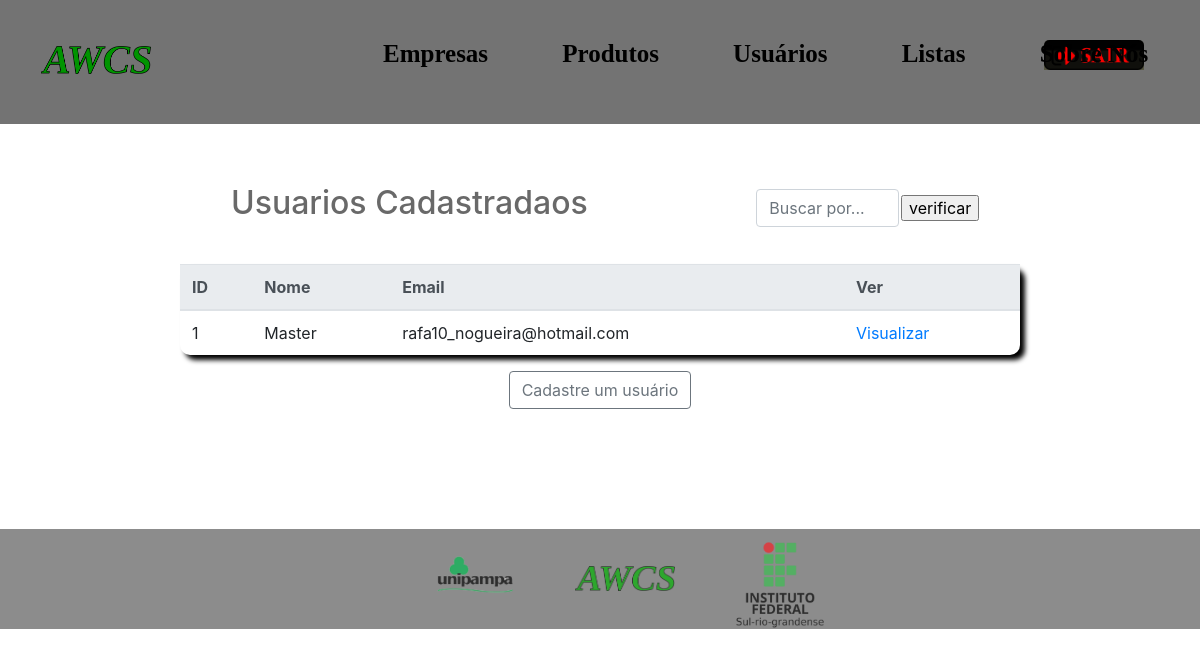
Screenshot of /usuarios/1-usuarios.php (signed in) with the database file from the repository.
### tables this page shows
CREATE TABLE `usuario` (
  `id` int(11) NOT NULL,
  `nome` varchar(30) DEFAULT NULL,
  `cpf` varchar(12) DEFAULT NULL,
  `cargo` set('Membro','Moderador','Administrador','Gerenciador') DEFAULT NULL,
  `email` varchar(100) DEFAULT NULL,
  `senha` varchar(18) DEFAULT NULL,
  `data_alt` date DEFAULT NULL,
  `data_cad` date DEFAULT NULL,
  `Usuario_alt` varchar(30) DEFAULT NULL,
  `Usuario_cad` varchar(30) DEFAULT NULL
);

### usuarios/1-usuarios.php (the view, shortened to what this page needs)
<?php
        include '../funcoes.php';
    ?>
<html>
    <head>
    <link rel="stylesheet" href="../atuali/main.css">
    <link rel="stylesheet" href="../atuali/main2.css">
    <link rel="stylesheet" href="https://stackpath.bootstrapcdn.com/bootstrap/4.3.1/css/bootstrap.min.css">
    </head>
    <body>
    <header>       <div class="cabes">
               <a href="../pag/pagina.php"> <img src="../pag/img/logoawcs.png" class="awcs"></a>
            <ul>
            <li><h3><a href="../empredit/0-empresa.php"><b>Empresas</b></a></h3></li>
                <li><h3><a href="../produto/0-prod.php"><b>Produtos</b></a></h3></li>
                <li><h3><a href=""><b>Usuários</b></a></h3></li>
                <li><h3><a href="../lista/0.1mostra.php"><b class="links_topo">Listas</b></a></h3></li>
                <li><h3><a href="../about.php"><b class="links_topo">Sobre Nós</b></a></h3></li>
        </ul>
        <div class="sair">
                <a href="../login/logout.php"><div class="sair-1"></div></a>
        </div>
    </div>
</header>
<section>
        <?php
                        $busca=mysqli_query($banco_de_dados,"select * from usuario order by id asc ");
                  $linha = mysqli_fetch_all($busca,MYSQLI_ASSOC);
                    ?>
                     <div class="cab_da_tab">
                <h2>Usuarios Cadastradaos</h2>
                <div class="col-lg-3">
                <div class="input-group">
                        <table><tr>
                        <form action="" method="POST" enctype="multipart/form-data" id="formP">
                        <td>
                        <input type="text" class="form-control" id="palavra" placeholder="Buscar por...">
                        </td><td>
                         <input type="submit" value="verificar">
                         </td>
                        </form>
                         </tr></table>
                    </div>
                    </div>
                </div>
                <div class="tabela"  id='tabelap'>
                <table class="table table-hover">
                              <thead class="thead-light">
                                        <tr>
                                        <th scope="col">ID</th>
                                        <th scope="col">Nome</th>
                                        <th scope="col">Email</th>
                                        <th scope="col">Ver</th>
                                        </tr>
                                </thead>
                                <tbody>
                    <?php
                    foreach($linha as $registro)
                   {  ?>
                            <tr>
                            <td><?= $registro['id']?></td>
                             <td><?= $registro['nome']?></td>
                              <td><?= $registro['email'] ?></td>
                             <td><a href="2-mostrau.php?id=<?= $registro['id']?>">Visualizar</a></td>
                            </tr>
                     <?php
                     }
        ?>
            </tbody>
            </table>
            </div>
            <center>
            <?php
                                    if($_SESSION['cargo'] != 'Membro'){
  ?>
    <a class="btn btn-outline-secondary" href="../cadastro/cadastro.html" role="button">Cadastre um usuário</a>
  <?php
                                    }
  ?>
            </center>
            </section>
            <footer>
       <div class="final">
            <img src="../pag/img/unip.png" style="padding-bottom: 20px">
            <img src="../pag/img/logoawcs.png" class="awcs">
            <img src="../pag/img/if.png" alt="">
       </div>
   </footer>
    </body>
</html>

### atuali/main.css (style rules this page uses)
body { width: 100%; height: 100%; margin: 0 }
.cabes { width: 100%; background-color: #737373; height: 124px; padding-top: 10px; }
.cabes img { width: 110px; float: left; margin-left: 41px; margin-top: 36px; }
.awcs { padding-bottom: 13px; }
.cabes ul li { display: inline-block; margin-left: 20%; margin-right: -14%; font-size: 10px; font-family: initial; margin-top: 29px; }
.cabes ul li h3 { font-size: 25px; }
.cabes ul li a { color: black; text-decoration: none; }
.sair { margin-left:87%; width: 100px;height: 40px; margin-top: -53px }
.sair-1 { background-image: url(../CSS/imagens/sair.png); width: 100px;height: 40px; border-radius: 5px; background-size: 100%; background-repeat: no-repeat; }
footer { margin-top: 50px; margin-bottom: 0; }
.final { margin-top: 20px; width: 100%; background-color: #737373; height: 100px; text-align: center; margin-bottom: 0; padding-top: 12px; margin-top: 10%; margin-bottom: 0; }
.final img { width: 100px; margin-left: 50px }
.tabela { border-radius: 10px; margin-left: 15%; width: 70%; height: auto; margin-top: 3%; box-shadow: 5px 5px 5px black; }
footer { margin-top: 10%; margin-bottom: 0; }

### atuali/main2.css (style rules this page uses)
body { width: 100%; height: 100%; }
.cab_da_tab { margin-left: 15%; margin-top: 5%; }
.cab_da_tab div { margin-left: 45%; margin-top: -42px; }
.cab_da_tab h2 { margin-left: 5%; color: dimgrey; }

### rows the page displays
usuario: id "1", nome "Master", email "rafa10_nogueira@hotmail.com"
